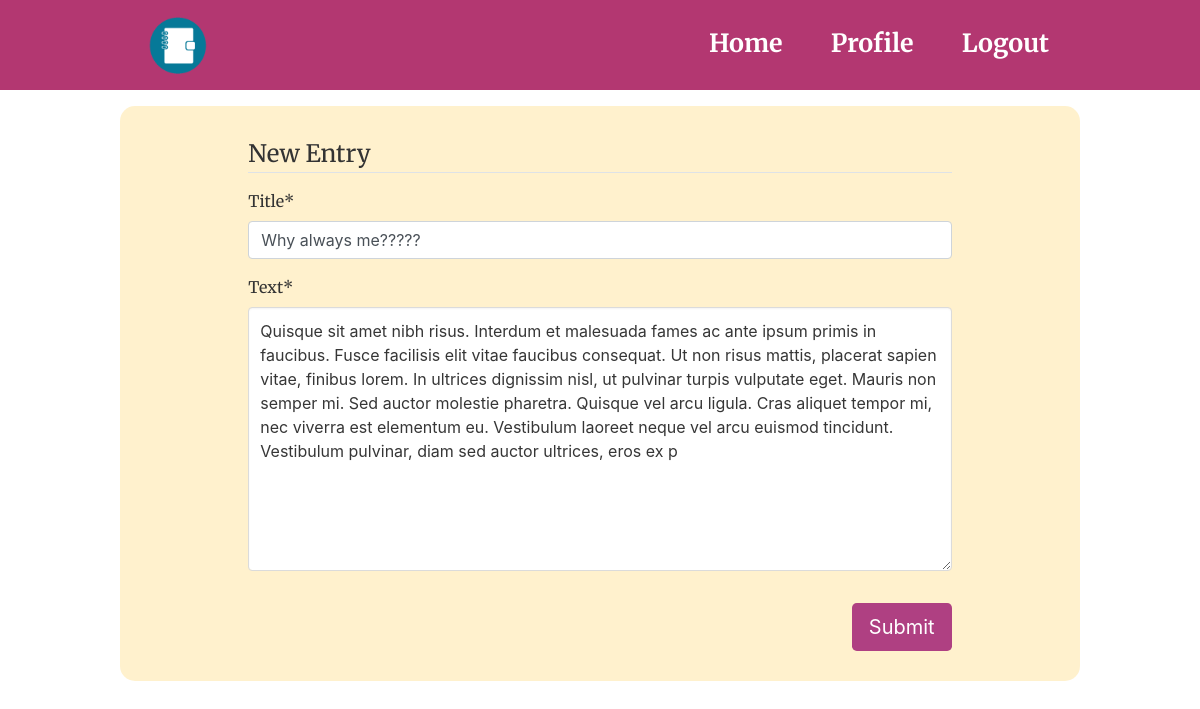
Page /entry/42/update (signed in) on the committed database.
### entries/models.py (models this page shows, shortened)
class Entry(models.Model):
    title = models.CharField(max_length= 30)
    text = models.TextField(max_length = 500)
    date_posted = models.DateTimeField(auto_now_add=True)
    author = models.ForeignKey(User, on_delete=models.CASCADE)
    class Meta:
        verbose_name_plural= "entries"

### entries/views.py (the view, shortened to what this page needs)
# urls.py: path('entry/<int:pk>/update', EntryUpdateView.as_view(), name='entry-update'),
class EntryUpdateView(LoginRequiredMixin, UserPassesTestMixin, UpdateView):
    model = Entry
    fields = ['title','text']
    def test_func(self):
        entry = self.get_object()
        if self.request.user == entry.author:
            return True
        return False

### entries/templates/entries/entry_form.html (shortened to what this page needs)
{% extends 'entries/base.html' %}
{% load crispy_forms_tags %}
{% block content %}
<section class="section">
        <div class="col-md-10 offset-md-1">
            <form method="POST" action="{% url 'entry-create' %}">
                <fieldset class="form-group">
                        <legend class="border-bottom mb-4">New Entry</legend>
                        {{ form|crispy}}
        </fieldset>
                <div class="field is-grouped is-grouped-right">
                    <div class="control">
                        <button class="btn btn-lg btn-entry is-link">Submit</button>
                    </div>
                </div>
            </form>
        </div>
    </section>
{% endblock %}

### entries/static/main.css (style rules this page uses)
body { background: #ffffff; color: #333333; height: 100%; font-family: 'Merriweather', serif; }
.section { margin: 10px; padding: 10px; }
span { text-decoration-color: #ffffff; }
.btn-entry { background-color: rgb(175, 64, 130); color: white; }

### rows in the picture
Entry: title "Why always me?????", text "Quisque sit amet nibh risus. Interdum et malesuada fames ac ante ipsum primis in faucibus. Fusce facilisis elit vitae faucibus consequat. Ut non risus mattis, placerat sapien vitae, finibus lorem. In ultrices dignissim nisl, ut pulvinar turpis vulputate eget. Mauris non semper mi. Sed auctor molestie pharetra. Quisque vel arcu ligula. Cras aliquet tempor mi, nec viverra est elementum eu. Vestibulum laoreet neque vel arcu euismod tincidunt. Vestibulum pulvinar, diam sed auctor ultrices, eros ex p"
